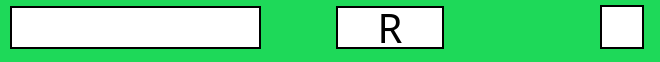
       <widget class="QWidget" name="key7" native="true">
        <property name="sizePolicy">
         <sizepolicy hsizetype="Preferred" vsizetype="Fixed">
          <horstretch>0</horstretch>
          <verstretch>0</verstretch>
         </sizepolicy>
        </property>
        <property name="minimumSize">
         <size>
          <width>0</width>
          <height>55</height>
         </size>
        </property>
        <property name="maximumSize">
         <size>
          <width>16777215</width>
          <height>90</height>
         </size>
        </property>
        <property name="cursor">
         <cursorShape>PointingHandCursor</cursorShape>
        </property>
        <property name="styleSheet">
         <string notr="true">background-color: rgb(30, 217, 89);
</string>
        </property>
        <widget class="QLineEdit" name="game_command7">
         <property name="geometry">
          <rect>
           <x>10</x>
           <y>6</y>
           <width>251</width>
           <height>43</height>
          </rect>
         </property>
         <property name="sizePolicy">
          <sizepolicy hsizetype="Expanding" vsizetype="Preferred">
           <horstretch>0</horstretch>
           <verstretch>0</verstretch>
          </sizepolicy>
         </property>
         <property name="minimumSize">
          <size>
           <width>0</width>
           <height>43</height>
          </size>
         </property>
         <property name="maximumSize">
          <size>
           <width>16777215</width>
           <height>16777215</height>
          </size>
         </property>
         <property name="font">
          <font>
           <family>Berlin Sans FB</family>
           <pointsize>20</pointsize>
          </font>
         </property>
         <property name="styleSheet">
          <string notr="true">background-color: rgb(255, 255, 255);
color: rgb(0, 0, 0);
border-style: solid;
border-width: 2px;
border-color: black;</string>
         </property>
         <property name="inputMask">
          <string notr="true"/>
         </property>
         <property name="maxLength">
          <number>16</number>
         </property>
         <property name="alignment">
          <set>Qt::AlignCenter</set>
         </property>
        </widget>
        <widget class="QLabel" name="key_7_name">
         <property name="geometry">
          <rect>
           <x>336</x>
           <y>6</y>
           <width>108</width>
           <height>43</height>
          </rect>
         </property>
         <property name="font">
          <font>
           <family>Berlin Sans FB</family>
           <pointsize>30</pointsize>
          </font>
         </property>
         <property name="styleSheet">
          <string notr="true">background-color: rgb(255, 255, 255);
border-style: solid;
border-width: 2px;
border-color: black;</string>
         </property>
         <property name="text">
          <string>R</string>
         </property>
         <property name="alignment">
          <set>Qt::AlignCenter</set>
         </property>
        </widget>
        <widget class="QCheckBox" name="checkBoxR_3">
         <property name="geometry">
          <rect>
           <x>600</x>
           <y>2</y>
           <width>51</width>
           <height>51</height>
          </rect>
         </property>
         <property name="styleSheet">
          <string notr="true">QCheckBox::indicator {
     width: 40px;
     height: 40px;
	border-style: solid;
    border-width: 2px;
    border-color: black;
}

QCheckBox::indicator:checked {
  background-color: rgb(7, 113, 240);
}
QCheckBox::indicator:unchecked {
    background-color: rgb(255, 255, 255);
}
</string>
         </property>
         <property name="text">
          <string/>
         </property>
         <property name="iconSize">
          <size>
           <width>23</width>
           <height>28</height>
          </size>
         </property>
         <property name="checkable">
          <bool>true</bool>
         </property>
        </widget>
       </widget>
